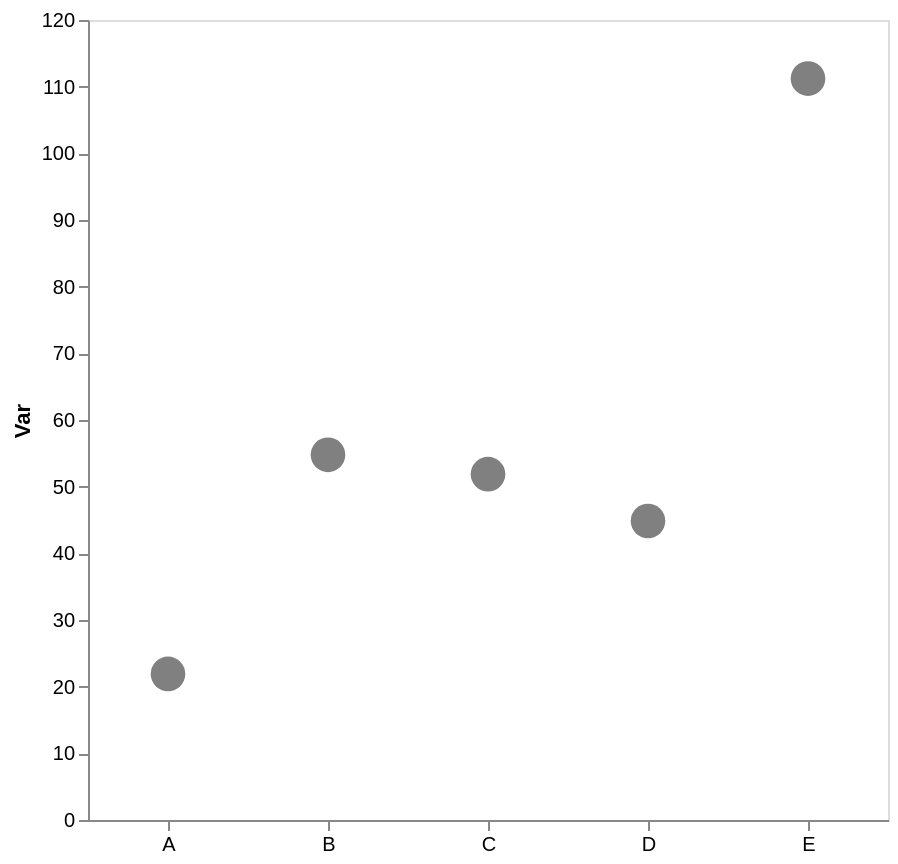

This figure's Vega-Lite source:
### Vega-Lite specification from a JSON file in a GitHub repository (floating-point values rounded to 4 significant figures)
{"config": {"view": {"continuousWidth": 300, "continuousHeight": 300}, "axis": {"grid": false}, "bar": {"color": "gray"}}, "data": {"name": "data-2e26f4c60d22828d5c5f77d168827b9e"}, "mark": {"type": "point", "color": "gray", "filled": true, "size": 300}, "encoding": {"x": {"axis": {"labelAngle": 0, "title": null}, "field": "cat", "type": "nominal"}, "y": {"aggregate": "mean", "axis": {"title": "Var"}, "field": "var1", "type": "quantitative"}}, "height": 400, "width": 400, "$schema": "https://vega.github.io/schema/vega-lite/v5.17.0.json", "datasets": {"data-2e26f4c60d22828d5c5f77d168827b9e": [{"cat": "B", "var1": 61.81, "var2": 54.03}, {"cat": "E", "var1": 129.2, "var2": 44.72}, {"cat": "E", "var1": 117.6, "var2": 60.19}, {"cat": "E", "var1": 81.11, "var2": 56.11}, {"cat": "B", "var1": 53.83, "var2": 57.75}, {"cat": "C", "var1": 54.69, "var2": 48.47}, {"cat": "C", "var1": 48.87, "var2": 50.75}, {"cat": "D", "var1": 44.85, "var2": 43.68}, {"cat": "E", "var1": 117.0, "var2": 40.21}, {"cat": "B", "var1": 48.68, "var2": 57.62}, {"cat": "C", "var1": 52.07, "var2": 43.75}, {"cat": "A", "var1": 21.91, "var2": 50.11}]}}
